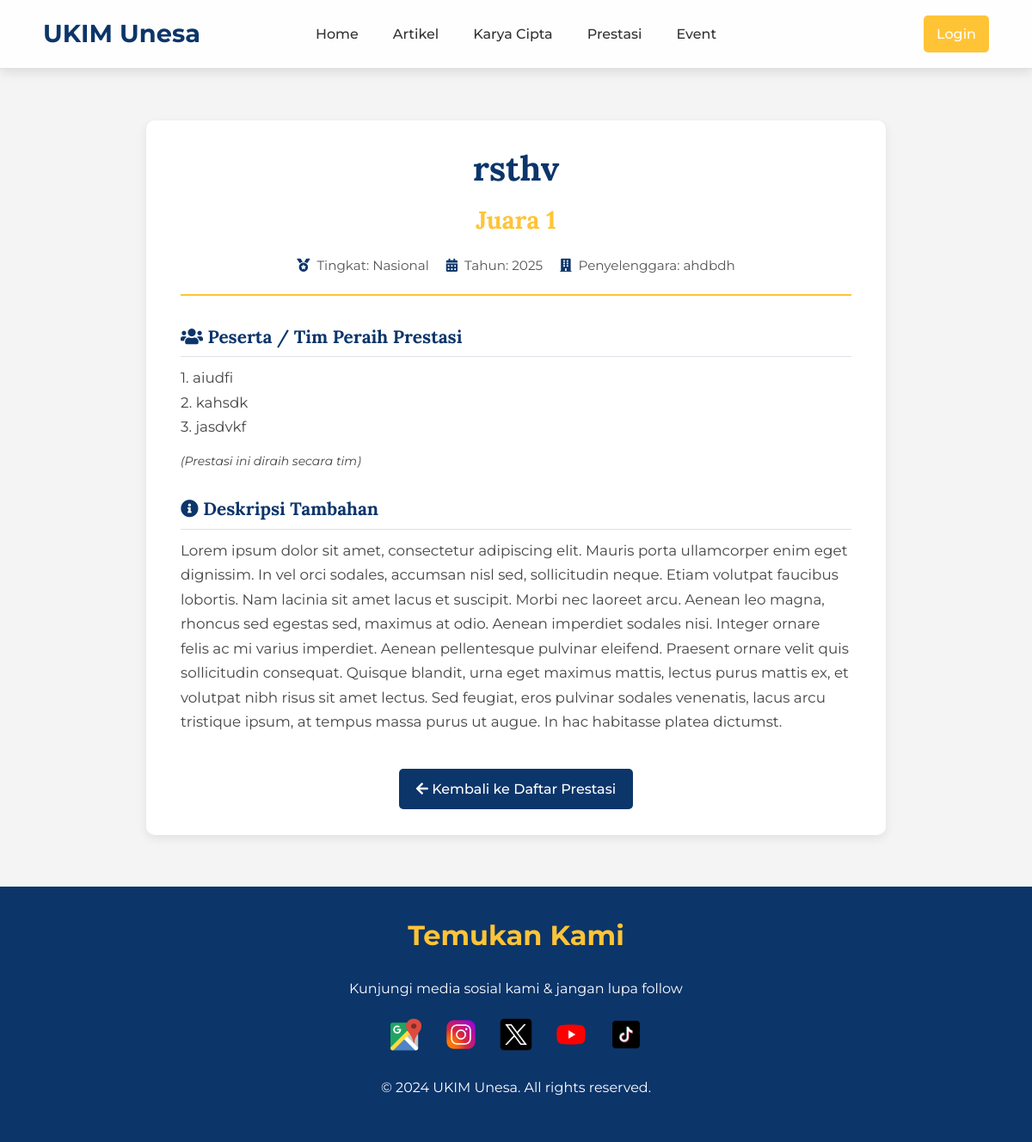
Page /prestasi.php?id=1 on the committed database.
### tables this page shows
CREATE TABLE `prestasi` (
  `id_prestasi` int UNSIGNED NOT NULL,
  `user_id_pencatat` int UNSIGNED DEFAULT NULL,
  `nama_lomba` varchar(255) NOT NULL,
  `tingkat` enum('Internal Kampus','Kota/Kabupaten','Provinsi','Regional','Nasional','Internasional') NOT NULL,
  `juara` varchar(100) NOT NULL COMMENT 'Contoh: Juara 1, Medali Emas, Finalis, Peserta Terbaik',
  `tahun` year NOT NULL,
  `penyelenggara` varchar(255) DEFAULT NULL,
  `peserta_nama` text NOT NULL COMMENT 'Nama peserta/tim (jika perorangan/tim)',
  `is_tim` tinyint(1) NOT NULL DEFAULT '0' COMMENT '0: Perorangan, 1: Tim',
  `deskripsi` text COMMENT 'Detail tambahan tentang prestasi',
  `bukti` varchar(255) DEFAULT NULL COMMENT 'Path/URL file sertifikat/foto',
  `created_at` timestamp NULL DEFAULT CURRENT_TIMESTAMP,
  `updated_at` timestamp NULL DEFAULT CURRENT_TIMESTAMP ON UPDATE CURRENT_TIMESTAMP
);

### conn/controller.php (called while the page is built, shortened)
<?php
include('koneksi.php');
function get_prestasi_by_id($id_prestasi) {
     global $conn;
    $sql = "SELECT p.*, u.nama_lengkap as pencatat_name
            FROM prestasi p
            LEFT JOIN users u ON p.user_id_pencatat = u.id_user
            WHERE p.id_prestasi = ?";
    $stmt = mysqli_prepare($conn, $sql);
    mysqli_stmt_bind_param($stmt, "i", $id_prestasi);
    mysqli_stmt_execute($stmt);
    $result = mysqli_stmt_get_result($stmt);
    $prestasi = mysqli_fetch_assoc($result);
    return $prestasi;
}
?>

### prestasi.php (the view, shortened to what this page needs)
<?php
require_once('./conn/controller.php');
include_once('./layout/header_index.php');
$prestasi_item = null;
if (isset($_GET['id']) && ctype_digit($_GET['id'])) {
    $id_prestasi = (int)$_GET['id'];
    $prestasi_item = get_prestasi_by_id($id_prestasi);
} else {
    $error_message_prestasi = "Parameter prestasi tidak valid.";
}
?>
<!DOCTYPE html>
<html lang="id">
<head>
    <link rel="stylesheet" href="./style/prestasi.css">
    <link rel="stylesheet" href="https://cdnjs.cloudflare.com/ajax/libs/font-awesome/5.15.4/css/all.min.css">
</head>
<body>
    <main class="container">
        <div class="prestasi-detail-page">
            <header class="prestasi-header">
                <h1 class="prestasi-title"><?php echo htmlspecialchars($prestasi_item['nama_lomba']); ?></h1>
                <p class="prestasi-juara"><?php echo htmlspecialchars($prestasi_item['juara']); ?></p>
                <div class="prestasi-meta">
                    <span class="meta-item">
                        <i class="fas fa-medal"></i>Tingkat: <?php echo htmlspecialchars($prestasi_item['tingkat']); ?>
                    </span>
                    <span class="meta-item">
                        <i class="fas fa-calendar-alt"></i>Tahun: <?php echo htmlspecialchars($prestasi_item['tahun']); ?>
                    </span>
                    <?php if (!empty($prestasi_item['penyelenggara'])): ?>
                    <span class="meta-item">
                        <i class="fas fa-building"></i>Penyelenggara: <?php echo htmlspecialchars($prestasi_item['penyelenggara']); ?>
                    </span>
                    <?php endif; ?>
                </div>
            </header>
            <section class="prestasi-body">
                <div class="prestasi-section">
                    <h4><i class="fas fa-users"></i> Peserta / Tim Peraih Prestasi</h4>
                    <p><?php echo nl2br(htmlspecialchars($prestasi_item['peserta_nama'])); ?></p>
                    <?php if($prestasi_item['is_tim'] == 1): ?>
                        <p><small><em>(Prestasi ini diraih secara tim)</em></small></p>
                    <?php endif; ?>
                </div>
                <?php if (!empty($prestasi_item['deskripsi'])): ?>
                <div class="prestasi-section">
                    <h4><i class="fas fa-info-circle"></i> Deskripsi Tambahan</h4>
                    <p><?php echo nl2br(htmlspecialchars($prestasi_item['deskripsi'])); ?></p>
                </div>
                <?php endif; ?>
            </section>
            <div class="back-button-container">
                <a href="list-prestasi.php" class="btn-back-custom">
                    <i class="fas fa-arrow-left"></i> Kembali ke Daftar Prestasi
                </a>
            </div>
        </div>
    </main>
    <?php include_once('./layout/footer_index.php'); ?>
</body>
</html>

### layout/header_index.css (style rules this page uses)
:root { --primary-color: #FFC436; --secondary-color: #0C356A; --text-dark-color: #333; --text-light-color: #FFFFFF; --main-font: 'Montserrat', sans-serif; --heading-font: 'Lora', serif; }
* { margin: 0; padding: 0; box-sizing: border-box; }
body { font-family: var(--main-font); background-color: #f4f4f4; color: var(--text-dark-color); }

### style/prestasi.css (style rules this page uses)
:root { --primary-color: #FFC436; --secondary-color: #0C356A; --accent-color: #007bff; --text-dark-color: #333333; --text-light-color: #FFFFFF; --background-light: #f8f9fa; --background-section: #ffffff; --border-color: #dee2e6; --main-font: 'Montserrat', sans-serif; --heading-font: 'Lora', serif; --box-shadow: 0 4px 12px rgba(0, 0, 0, 0.08); }
* { margin: 0; padding: 0; box-sizing: border-box; }
body { font-family: var(--main-font); background-color: var(--background-light); color: var(--text-dark-color); line-height: 1.7; }
.container { width: 90%; max-width: 900px; margin: 40px auto; padding: 20px; }
.btn-back-custom { display: inline-block; padding: 10px 20px; font-size: 1em; font-weight: 500; text-decoration: none; border-radius: 5px; transition: background-color 0.3s ease; border: none; background-color: var(--secondary-color); color: var(--text-light-color); }
.prestasi-detail-page { background-color: var(--background-section); padding: 30px 40px; border-radius: 10px; box-shadow: var(--box-shadow); }
.prestasi-header { text-align: center; margin-bottom: 30px; padding-bottom: 20px; border-bottom: 2px solid var(--primary-color); }
.prestasi-title { font-family: var(--heading-font); font-size: 2.5em; color: var(--secondary-color); margin-bottom: 10px; line-height: 1.3; }
.prestasi-juara { font-family: var(--heading-font); font-size: 1.8em; color: var(--primary-color); font-weight: 700; margin-bottom: 15px; }
.prestasi-meta { font-size: 0.95em; color: #555; display: flex; flex-wrap: wrap; justify-content: center; gap: 10px 20px; }
.meta-item { display: flex; align-items: center; }
.meta-item i { margin-right: 8px; color: var(--secondary-color); }
.prestasi-body { margin-top: 20px; }
.prestasi-section { margin-bottom: 25px; }
.prestasi-section h4 { font-family: var(--heading-font); font-size: 1.3em; color: var(--secondary-color); margin-bottom: 10px; padding-bottom: 5px; border-bottom: 1px solid var(--border-color); }
.prestasi-section p, .prestasi-section ul { font-size: 1.05em; color: #444; margin-bottom: 10px; }
.back-button-container { text-align: center; margin-top: 40px; }

### layout/footer_index.css (style rules this page uses)
:root { --primary-color: #FFC436; --secondary-color: #0C356A; --text-dark-color: #333; --text-light-color: #FFFFFF; --main-font: 'Montserrat', sans-serif; --heading-font: 'Lora', serif; }
* { margin: 0; padding: 0; box-sizing: border-box; }
body { font-family: var(--main-font); background-color: #f4f4f4; color: var(--text-dark-color); }

### rows in the picture
prestasi: nama_lomba "rsthv", juara "Juara 1", tingkat "Nasional", tahun "2025", penyelenggara "ahdbdh", peserta_nama "1. aiudfi 2. kahsdk 3. jasdvkf", deskripsi "Lorem ipsum dolor sit amet, consectetur adipiscing elit. Mauris porta ullamcorper enim eget dignissim. In vel orci sodales, accumsan nisl sed, sollicitudin neque. Etiam volutpat faucibus lobortis. Nam lacinia sit amet lacus et suscipit. Morbi nec laoreet arcu. Aenean leo magna, rhoncus sed egestas sed, maximus at odio. Aenean imperdiet sodales nisi. Integer ornare felis ac mi varius imperdiet. Aenean pellentesque pulvinar eleifend. Praesent ornare velit quis sollicitudin consequat. Quisque blandit, urna eget maximus mattis, lectus purus mattis ex, et volutpat nibh risus sit amet lectus. Sed feugiat, eros pulvinar sodales venenatis, lacus arcu tristique ipsum, at tempus massa purus ut augue.…"
